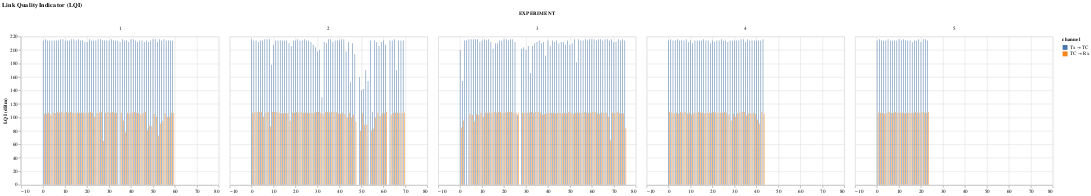

Source (notebook cell):
### Code cell
alt.Chart(Metrics_df, title="Link Quality Indicator (LQI)").mark_bar(
    width=1
).transform_calculate(
    channel="datum.FROM + ' ⇾ ' + datum.TO"
).encode(
    x=alt.X('index', title=None),
    y=alt.Y("LQI", title = "LQI (dBm)"),
    color=alt.Color('channel:N', sort="descending"),
    column="EXPERIMENT:N"
)

### Figure 1 — Vega-Lite specification as saved in the notebook (floating-point values rounded to 4 significant figures; data arrays with more than 128 entries replaced by an {"elided": "..."} marker saying what was removed)
{"config": {"view": {"continuousWidth": 400, "continuousHeight": 300}}, "data": {"name": "data-e31a1f1d07f7e173572a7778f730ce06"}, "mark": {"type": "bar", "width": 1}, "encoding": {"color": {"field": "channel", "sort": "descending", "type": "nominal"}, "column": {"field": "EXPERIMENT", "type": "nominal"}, "x": {"field": "index", "title": null, "type": "quantitative"}, "y": {"field": "LQI", "title": "LQI (dBm)", "type": "quantitative"}}, "title": "Link Quality Indicator (LQI)", "transform": [{"calculate": "datum.FROM + ' ⇾ ' + datum.TO", "as": "channel"}], "$schema": "https://vega.github.io/schema/vega-lite/v4.17.0.json", "datasets": {"data-e31a1f1d07f7e173572a7778f730ce06": {"elided": "809 records"}}}
